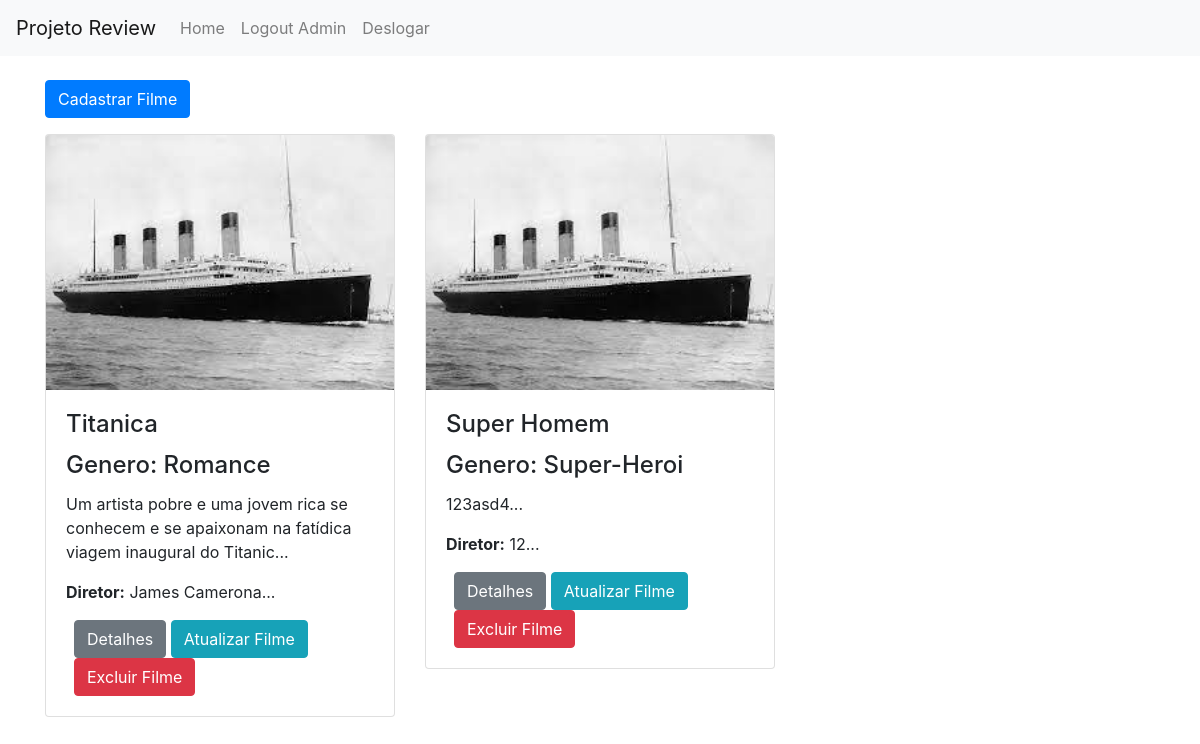
The app's page /admin/filmes (signed in) with its own data.
### review/material/models.py (models this page shows)
class Filme(db.Model):
    id = db.Column(db.Integer, primary_key=True)
    nome = db.Column(db.String(150), unique=True)
    diretor = db.Column(db.String(150))
    sinopse = db.Column(db.String(1000))
    data_lancamento = db.Column(db.Date)
    duracao = db.Column(db.Integer)
    id_categoria = db.Column(db.Integer, db.ForeignKey('categoria.id'))
    categoria = db.relationship('Categoria', backref=db.backref('filmes', lazy=True))
    id_genero = db.Column(db.Integer, db.ForeignKey('generos.id'))
    generos = db.relationship('Generos', backref=db.backref('filmes', lazy=True))
    foto_poster = db.Column(db.String(255), default='image.jpg')
    data_publicacao = db.Column(db.Date, default=datetime.utcnow())

class Generos(db.Model):
    id = db.Column(db.Integer, primary_key=True)
    nome = db.Column(db.String(150), unique=True)
    id_categoria = db.Column(db.Integer, db.ForeignKey('categoria.id'))
    categoria = db.relationship('Categoria', backref=db.backref('Generos', lazy=True))

### review/material/routes.py (the view)
@app.route('/admin/filmes', methods = ['GET','POST'])
@login_required
def filmes():
    title = 'Filmes'
    filmes = Filme.query.all()
    if verificar_permissao_admin()==False:
        return redirect(url_for('home'))
    return render_template('material/filmes.html', filmes = filmes, title = title)

### review/admin/routes.py (called while the page is built)
@login_manager.user_loader
def load_user(user_id):
    admin = Admin.query.get(int(user_id))
    if admin:
        return admin
    else:
        return UsuarioDb.query.get(int(user_id))

### review/material/routes.py (called while the page is built)
def verificar_permissao_admin():
    try:
        if current_user.role == 'admin':
            return True
    except:
        flash('Você não tem permissão de admin','danger')
        return False

### review/templates/material/filmes.html
{% extends "base.html" %}
{% block content %}
{% from "_formularioajuda.html" import render_field %}
<div class="container mt-4">
    <a href="{{ url_for('filme_criar') }}" class="btn btn-primary mb-3">Cadastrar Filme</a>
    <div class="row">
        {% for filme in filmes %}
            <div class="col-md-4 mb-4">
                <div class="card">
                    <img src="{{ url_for('static', filename='/images/' + filme.foto_poster) }}" class="card-img-top" alt="Poster do Filme">
                    <div class="card-body">
                        <h4 class="card-title">{{ filme.nome }}</h4>
                        <h4 class="card-title">Genero: {{ filme.generos.nome }}</h4>
                        <p class="card-text">{{ filme.sinopse[:100] }}...</p>
                        <p class="card-text"><strong>Diretor:</strong> {{ filme.diretor }}...</p>
                        <a href="{{url_for('filme_unico',id=filme.id)}}" class="btn btn-secondary ml-2">Detalhes</a>
                        <a href="{{url_for('filme_atualizar', id = filme.id )}}" class="btn btn-info">Atualizar Filme</a>
                        <a href="{{url_for('filme_excluir', id = filme.id)}}" class="btn btn-danger ml-2">Excluir Filme</a>
                    </div>
                </div>
            </div>
        {% endfor %}
    </div>
</div>
{% endblock %}

### records on screen
Filme: foto_poster (picture), nome "Titanica", generos.nome "Romance", sinopse "Um artista pobre e uma jovem rica se conhecem e se apaixonam na fatídica viagem inaugural do Titanic", diretor "James Camerona"
Filme: foto_poster (picture), nome "Super Homem", generos.nome "Super-Heroi", sinopse "123asd4", diretor "12"
